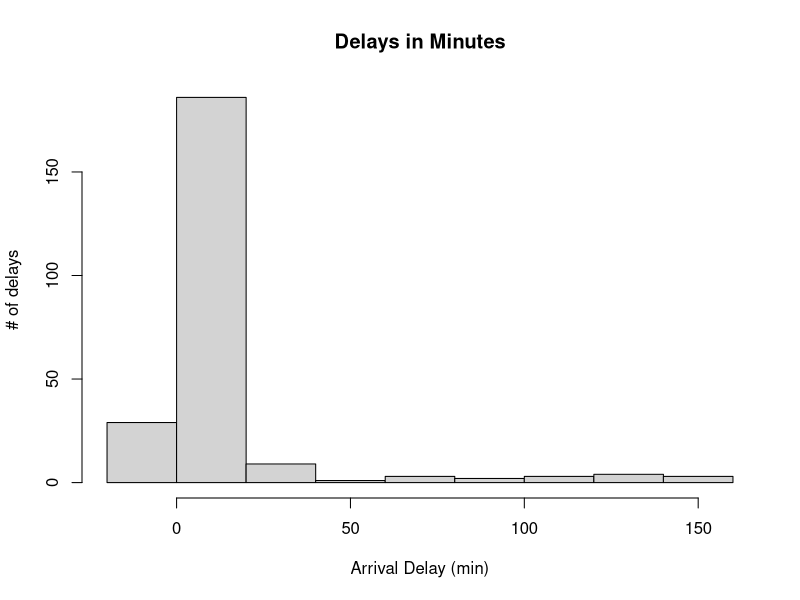
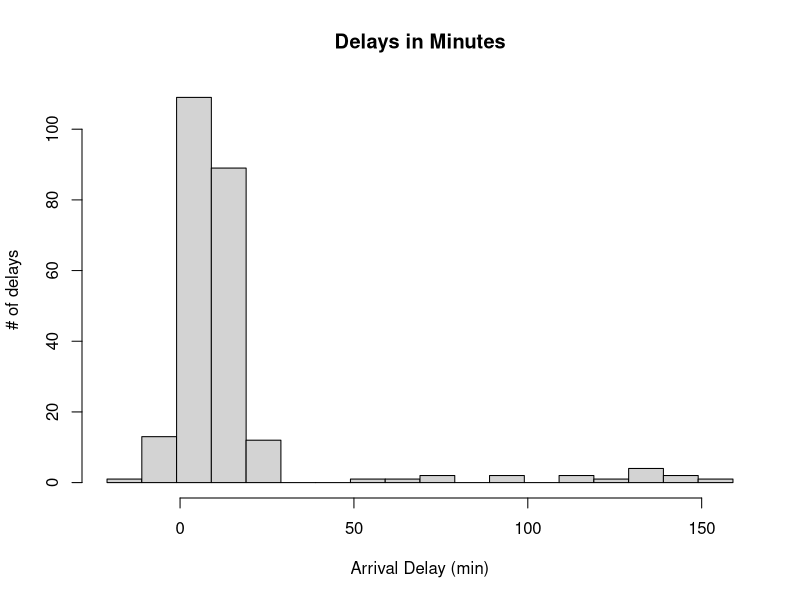
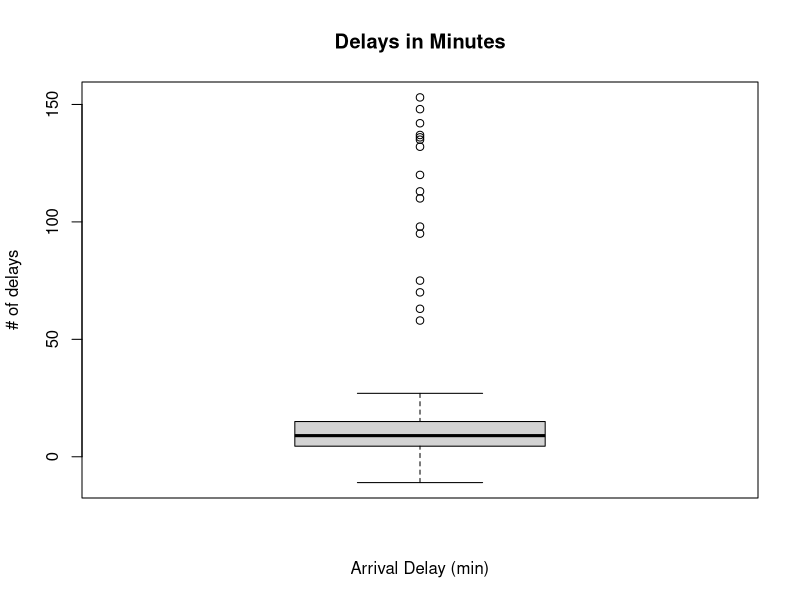
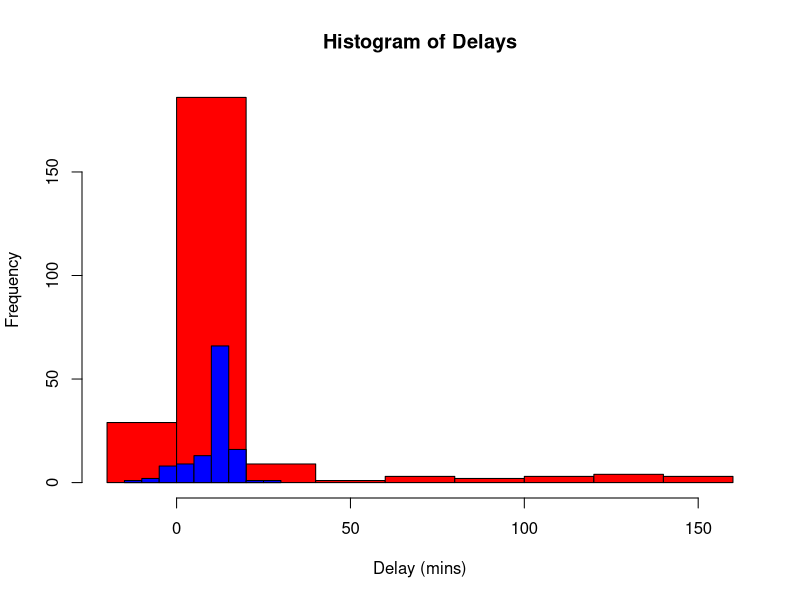
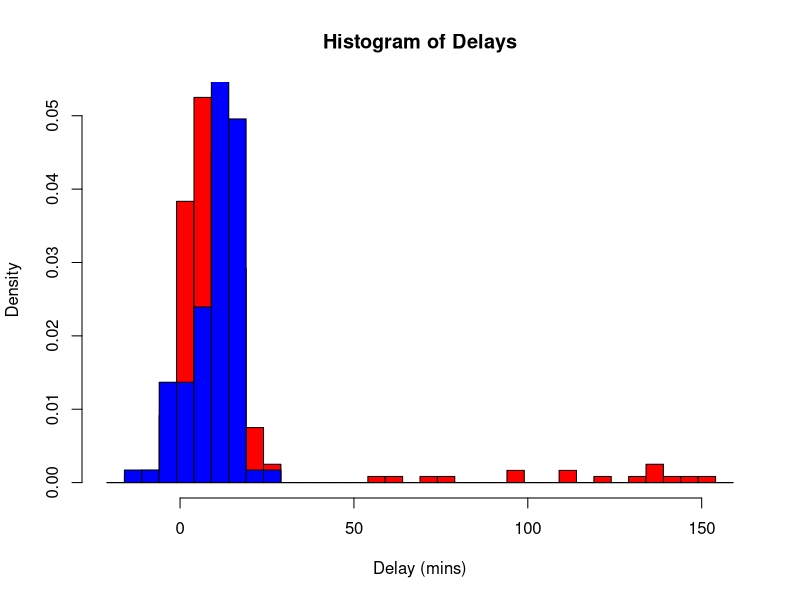
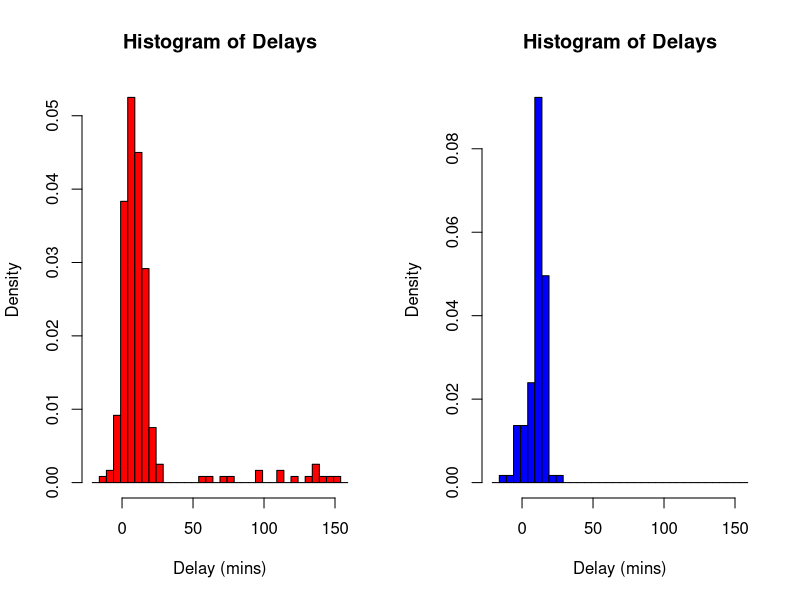
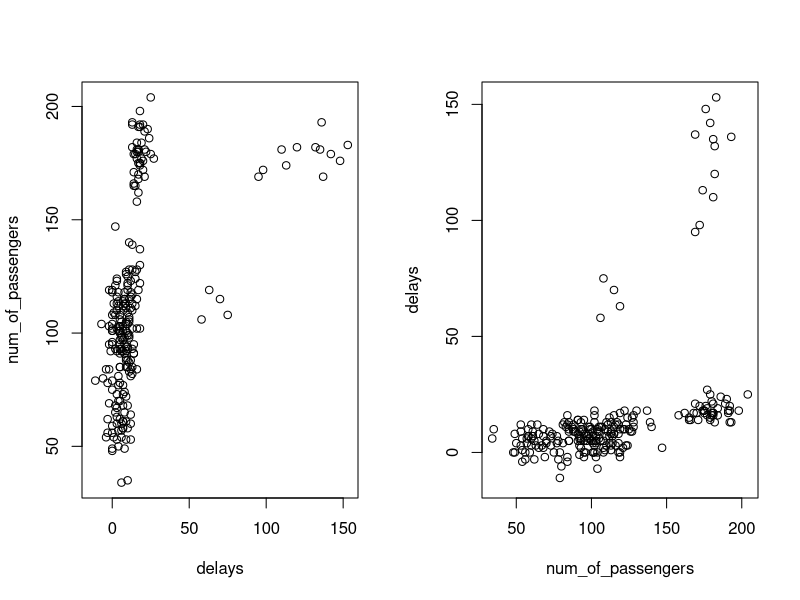
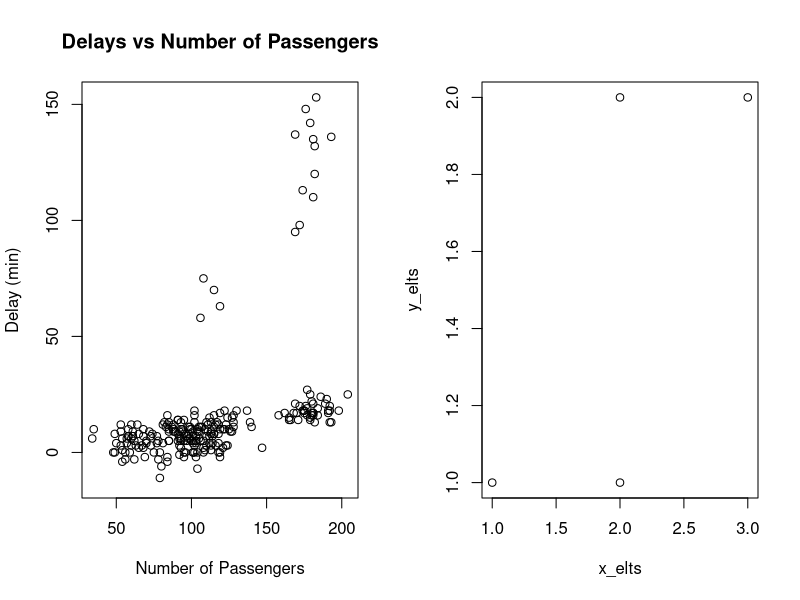

The R script that drew these images, in order:
## ---- chunk 1
# Lets reload our data file and isolate the regionEx data.

setwd("/Users/mike/Desktop/R Materials/mih140/Lecture 5 - Introduction to Plotting in R/")  # This is my directory where I keep files.
flight_data = read.table("RegionEx_Data.txt", header = T, sep = "\t", stringsAsFactors = F)
flight_data_RegionEx = flight_data[flight_data$Airline == "RegionEx",]
## ---- chunk 2
# First isolate the column of arrival delays
delays = flight_data_RegionEx$Arrival.delay.in.minutes

# To make a histogram in R we use the hist() function
hist(delays, main = "Delays in Minutes", xlab = "Arrival Delay (min)", ylab = "# of delays")

# We can manually set the bins using the parameter breaks = c(b1, b2, .., bk)
hist(delays, main = "Delays in Minutes", 
     xlab = "Arrival Delay (min)", ylab = "# of delays",
     breaks = seq(min(delays)-10,max(delays)+10,10))

# Notice I create bins using seq(min(delays)-10,max(delays)+10,10), run this code in the console to see what it does. The -10 and +10 are to ensure that all the data in delays are contained in the bins. If any data point exists outside the defined bins R will throw an error.

# Similar to a histogram we can make a box plot using the command boxplot()

# Example 2.
boxplot(delays, main = "Delays in Minutes", 
     xlab = "Arrival Delay (min)", ylab = "# of delays")
## ---- chunk 3
# Often we want to create many plots to better understand the data.
# To illistate, lets isolate delays between MDA and RegionX, and plot histograms of their delays on top of and next to each other.

# First to isolate the data.

delays_RegionEx = flight_data$Arrival.delay.in.minutes[flight_data$Airline=="RegionEx"]
delays_MDA = flight_data$Arrival.delay.in.minutes[flight_data$Airline=="MDA"]

# Example: Overlaid Histograms
hist(delays_RegionEx, col = "red", xlab = "Delay (mins)", main = "Histogram of Delays") # col is special parameter in hist that controls the color of the histogram.

# Now we want to overlay a second histogram of the delays of MDA
hist(delays_MDA, add = T, col = "blue") # note the "add = T" command inside of hist which is allowing multiple plots.

# This plot could still use some work!
# 1. The samples of different sizes, it'd better to compare their emperical distributions of delays
# 2. These plots use different bins, we should should force them to be the same to make the comparison easier.

# Example: Better layered histograms.

hist(delays_RegionEx, col = "red", xlab = "Delay (mins)", main = "Histogram of Delays", freq = F,  breaks = seq(min(delays_RegionEx)-10,max(delays_RegionEx)+10,5)) # Freq = F makes the histogram into a pmf. Also notice we've added back in the breaks

hist(delays_MDA, add = T, col = "blue", freq = F, breaks = seq(min(delays_RegionEx)-10,max(delays_RegionEx)+10,5)) # Lets do the same thing to histogram of mda's delays

# We can also make side by side histograms using the par() function. It tells R how we'd like to layout our plots

# Example 5. This code creates side by side histograms.

par(mfrow = c(1,2)) # the syntax is: par(mfrow = c(num_of_rows, num_of_cols)).
hist(delays_RegionEx, col = "red", xlab = "Delay (mins)", main = "Histogram of Delays", freq = F,  breaks = seq(min(delays_RegionEx)-10,max(delays_RegionEx)+10,5)) 
hist(delays_MDA, col = "blue", xlab = "Delay (mins)", main = "Histogram of Delays", freq = F,  breaks = seq(min(delays_RegionEx)-10,max(delays_RegionEx)+10,5)) 

## ---- chunk 4
# Plotting continous varibles using plot()
# Often we want to plot relationships between numerical data. In flight_data there's only two numeric data vectors.

delays= flight_data$Arrival.delay.in.minutes
num_of_passengers = flight_data$Number.of.passengers


# Example: Using plot
plot(delays, num_of_passengers)
plot(delays ~ num_of_passengers) # this plots number of passengers on the x vs delay time on the y.

# We can pretty it up using the functions from before.
plot(delays ~ num_of_passengers, xlab = "Number of Passengers", ylab = "Delay (min)", main = "Delays vs Number of Passengers")

# Important warning! R associates data points by their order in their respective column. For example suppose we want to plot the following points (1,1), (2,1), (2,2), (3,2).

# Example:
x_elts = c(1,2,2,3)
y_elts = c(1,1,2,2)

plot(y_elts ~ x_elts)

# note r correctly matches the x and y coordinates. This is because it creates a point by using the ith element of both vectors.

# Now lets plot delays vs. num_of_passenger, separated by origin airport.

# Example: Layered Scatter Plots!
delays_dfw = flight_data$Arrival.delay.in.minutes[flight_data$Origin.airport=="DFW"]
delays_msy = flight_data$Arrival.delay.in.minutes[flight_data$Origin.airport=="MSY"]

passengers_dfw = flight_data$Number.of.passengers[flight_data$Origin.airport=="DFW"]
passengers_msy = flight_data$Number.of.passengers[flight_data$Origin.airport=="MSY"]

plot(delays_dfw ~ passengers_dfw, xlab = "Number of Passengers", ylab = "Delay (min)", main = "Delays vs Number of Passengers", col = "red")
par(new = T)
# Alternate way:
plot(delays_msy ~ passengers_msy, col = "blue")

plot(delays_dfw ~ passengers_dfw, xlab = "Number of Passengers", ylab = "Delay (min)", main = "Delays vs Number of Passengers", col = "red")
points(delays_msy ~ passengers_msy, col = "blue") 

# Example: Similarly we can do side by side plots using par()

par(mfrow = c(1,2))
plot(delays_dfw ~ passengers_dfw, xlab = "Number of Passengers", ylab = "Delay (min)", main = "Delays vs Number of Passengers", col = "red", type = "l") # The type parameter can change the plot from scatter to line.
plot(delays_msy ~ passengers_msy, xlab = "Number of Passengers", ylab = "Delay (min)", main = "Delays vs Number of Passengers", col = "blue", type = "l") # The type parameter can change the plot from scatter to line.
## ---- chunk 5
# Recall the plot from the previous block

plot(delays_dfw ~ passengers_dfw, xlab = "Number of Passengers", ylab = "Delay (min)", main = "Delays vs Number of Passengers", col = "red")
par(new = T)
# Alternate way:
plot(delays_msy ~ passengers_msy, col = "blue")

# Add a legend with
# Syntax: legend(60, 140, legend=c("dfw", "msy"), col = c("red", "blue"), cex = 1, pch = 1)
legend(60, 140, legend=c("dfw", "msy"), col = c("red", "blue"), cex = 1, pch = 1) #
# Play around with it!
## ---- chunk 6
# Second example of legend
hist(delays_RegionEx, col = "red", xlab = "Delay (mins)", main = "Histogram of Delays", freq = F,  breaks = seq(min(delays_RegionEx)-10,max(delays_RegionEx)+10,5)) # Freq = F makes the histogram into a pmf. Also notice we've added back in the breaks

hist(delays_MDA, add = T, col = "blue", freq = F, breaks = seq(min(delays_RegionEx)-10,max(delays_RegionEx)+10,5)) # Lets do the same thing to histogram of mda's delays

legend(100, .03, legend=c("RegionEx", "MDA"), col = c("red", "blue"), cex = 1, pch = 0)
